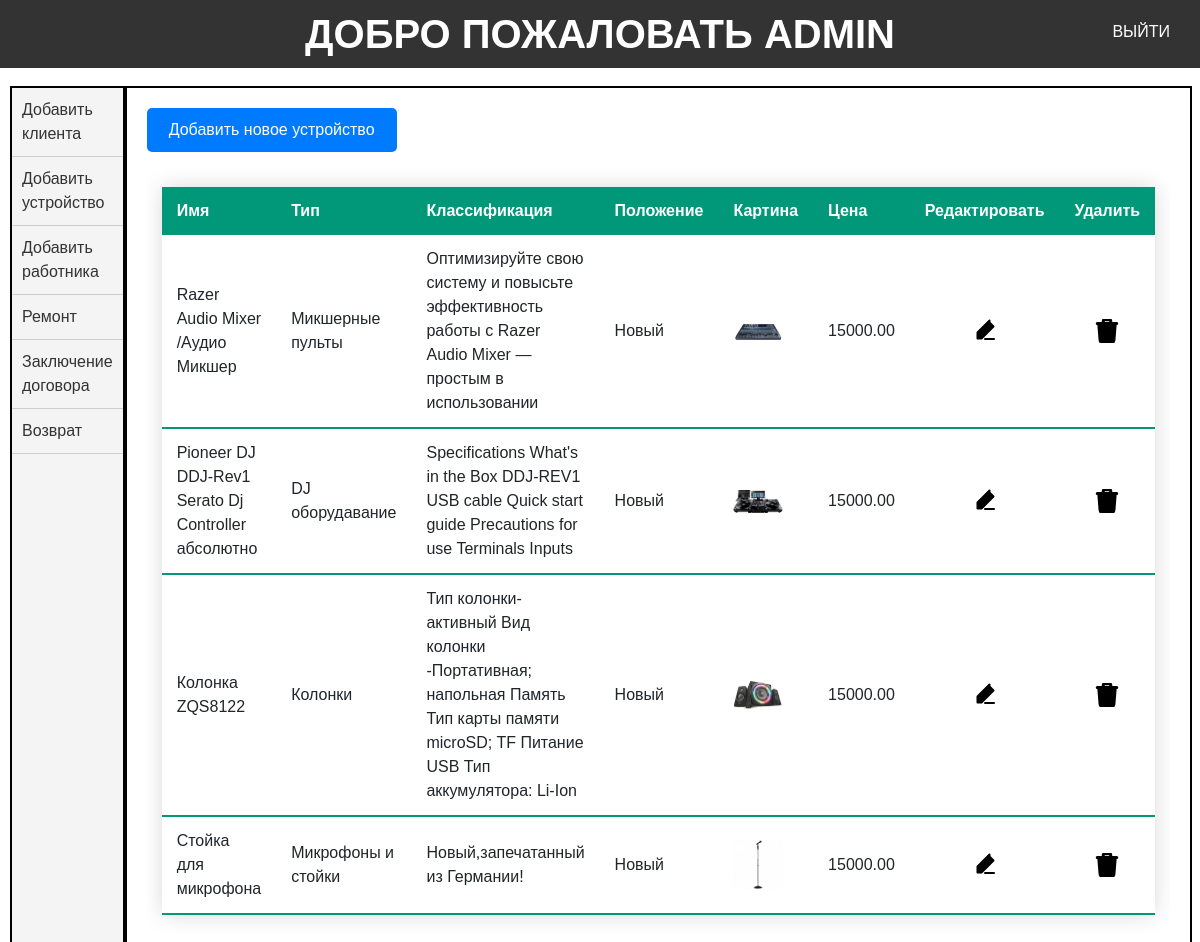
The page /qurilmalar/ (signed in) on the database its author committed.
### rental/models.py (models this page shows, shortened)
class CustomUser(AbstractUser):
    ism = models.CharField(max_length=255)
    familiya = models.CharField(max_length=255)
    lavozimi = models.CharField(max_length=255)
    username = models.CharField(max_length=255, unique=True)
    password = models.CharField(max_length=255)
    is_staff = models.BooleanField(default=False)
    is_active = models.BooleanField(default=True)

class Qurilmalar(models.Model):
    tur = models.ForeignKey(Turlar, on_delete=models.CASCADE)
    nomi = models.CharField(max_length=255)
    tasnif = models.CharField(max_length=255)
    rasmi = models.ImageField(default='static/img/default.jpg')
    holati = models.CharField(max_length=255)
    narxi =  models.DecimalField(max_digits=10, decimal_places=2 ,default=0)

class Turlar(models.Model):
    nomi = models.CharField(max_length=255)
    def __str__(self):
        return self.nomi

### rental/views.py (the view)
# urls.py: path('qurilmalar/',QurilmaView.as_view(),name='qurilmalar'),
class QurilmaView(LoginRequiredMixin,View):
    def get(self,request):
        qurilma=Qurilmalar.objects.all()
        return render(request,'qurilmalar.html',{'qurilmalar':qurilma})

### templates/qurilmalar.html (shortened to what this page needs)
{% extends 'home.html' %}
{% block content %}
<html lang="en">
<head>
</head>
<body>
<div class="button-container"><a href="{% url 'qurilma_qush' %}">Добавить новое устройство</a></div>
<div class="container">
    <table>
        <thead>
            <tr>
                <th>Имя</th>
                <th>Тип</th>
                <th>Классификация</th>
                <th>Положение</th>
                <th>Картина</th>
                <th>Цена</th>
                <th>Редактировать</th>
                <th>Удалить</th>
            </tr>
        </thead>
        {% for qurilma in qurilmalar %}
        <tbody>
            <tr>
                <td>{{ qurilma.nomi }}</td>
                <td>{{ qurilma.tur }}</td>
                <td>{{ qurilma.tasnif }}</td>
                <td>{{ qurilma.holati }}</td>
                <td><img src="{{ qurilma.rasmi.url }}" alt="{{ qurilma.nomi }}"></td>
                <td>{{qurilma.narxi}}</td>
                <td style="text-align: center;"> <a href="{%url 'qurilma_edit' qurilma.pk%}"></a></td>
                <td style="text-align: center;"> <a href="{%url 'qurilma_delete' qurilma.pk %}">
            </a></td>
            </tr>
        </tbody>
        {% endfor %}
    </table>
</div>
{% endblock %}

### templates/home.html (shortened to what this page needs)
<!DOCTYPE html>
{%load static%}
<html lang="en">
<head>
    <link rel="stylesheet" href="https://stackpath.bootstrapcdn.com/bootstrap/4.5.2/css/bootstrap.min.css">
</head>
<body>
    <h1 class="title"> Добро пожаловать {{request.user.username}}</h1>
    <a href="{% url 'logout'%}">ВЫЙТИ</a>
    <main class="layout">
        <section class="first">
            {% if request.user.lavozimi == "Admin"%}
            <ul>
                <li><a href="{% url 'mijoz'%}">Добавить клиента</a></li>
                <li><a href="{% url 'qurilmalar'%}">Добавить устройство</a></li>
                <li><a href="{% url 'ishchilar'%}">Добавить работника</a></li>
                <li><a href="{% url 'tamirlash'%}">Ремонт</a></li>
                <li><a href="{% url 'prokot'%}">Заключение договора</a></li>
                <li><a href="{% url 'qaytarish'%}">Возврат</a></li>
            </ul>
            {%endif%}
        </section>
        <section class="second">
            {%block content%}
            {%endblock content%}
        </section>
    </main>
</body>
</html>

### templates/qurilmalar.html (style rules this page uses)
.button-container a { display: block; margin-bottom: 15px; padding: 10px; text-decoration: none; background-color: #007BFF; color: #fff; border-radius: 5px; text-align: center; width: 250px; transition: background-color 0.3s; }
.edit-icon, .bi-trash3-fill { width: 24px; height: 24px; color: #000000; cursor: pointer; transition: color 0.3s ease; }
.container { width: 100%; overflow-x: auto; }
table { width: 100%; border-collapse: collapse; margin: 20px 0; font-size: 1em; min-width: 600px; box-shadow: 0 0 20px rgba(0, 0, 0, 0.15); }
table thead tr { background-color: #009879; color: #ffffff; text-align: left; font-weight: bold; }
table th, table td { padding: 12px 15px; }
table tbody tr { border-bottom: 1px solid #dddddd; }
table tbody tr:last-of-type { border-bottom: 2px solid #009879; }
table tbody tr td img { max-width: 50px; height: auto; border-radius: 5px; }

### rows shown on the page
CustomUser: user.username "ADMIN"
Qurilmalar: nomi "Razer Audio Mixer /Aудио Микшер", tur "Микшерные пульты", tasnif "Оптимизируйте свою систему и повысьте эффективность работы с Razer Audio Mixer — простым в использовании", holati "Новый", rasmi (picture), narxi "15000.00"
Qurilmalar: nomi "Pioneer DJ DDJ-Rev1 Serato Dj Controller абсолютно", tur "DJ оборудавание", tasnif "Specifications What's in the Box DDJ-REV1 USB cable Quick start guide Precautions for use Terminals Inputs", holati "Новый", rasmi (picture), narxi "15000.00"
Qurilmalar: nomi "Колонка ZQS8122", tur "Колонки", tasnif "Тип колонки- активный Вид колонки -Портативная; напольная Память Тип карты памяти microSD; TF Питание USB Тип аккумулятора: Li-Ion", holati "Новый", rasmi (picture), narxi "15000.00"
Qurilmalar: nomi "Стойка для микрофона", tur "Микрофоны и стойки", tasnif "Новый,запечатанный из Германии!", holati "Новый", rasmi (picture), narxi "15000.00"
